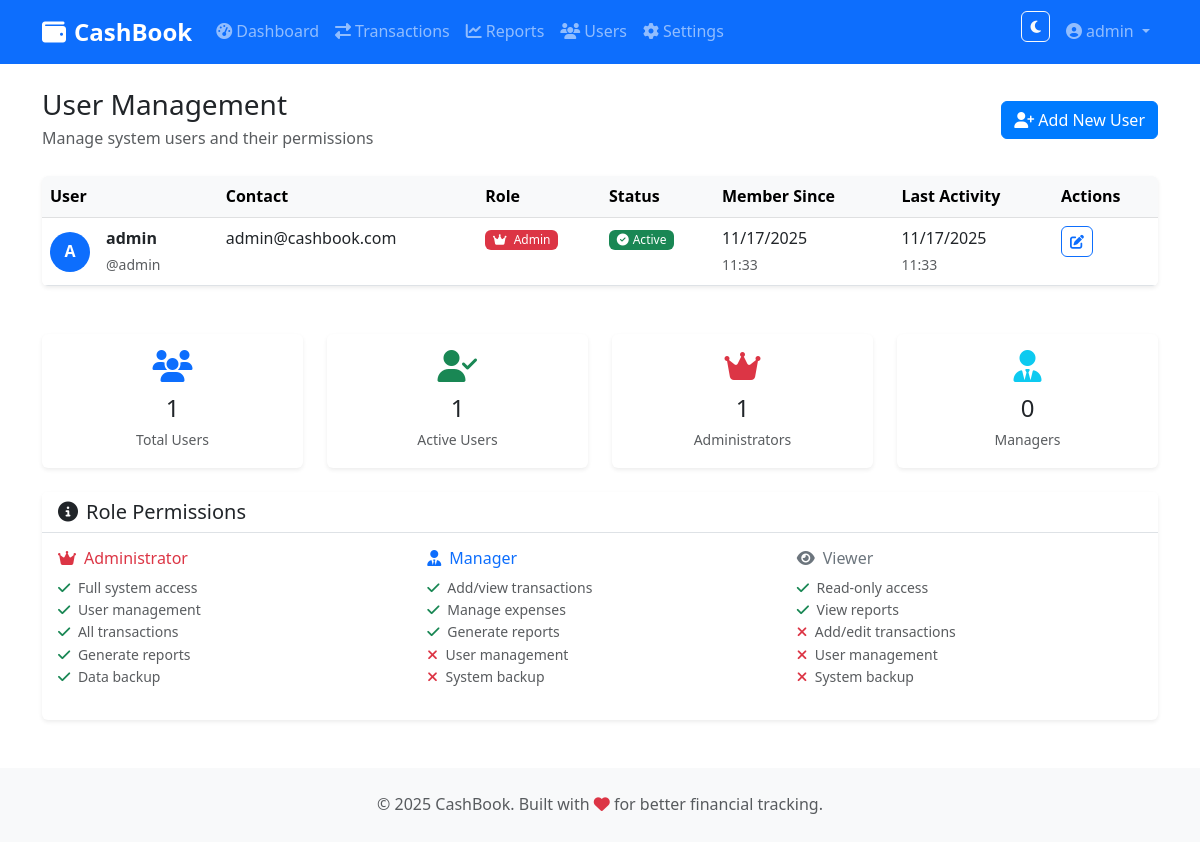
The app's page /users (signed in) with its own data.
### app/models.py (models this page shows)
class User(UserMixin, db.Model):
    __tablename__ = 'users'
    id = db.Column(db.Integer, primary_key=True)
    username = db.Column(db.String(80), unique=True, nullable=False)
    email = db.Column(db.String(120), unique=True, nullable=False)
    password_hash = db.Column(db.String(256), nullable=False)  # Hashed password, never store plain text
    first_name = db.Column(db.String(50))
    last_name = db.Column(db.String(50))
    phone = db.Column(db.String(20))
    _is_active = db.Column('is_active', db.Boolean, default=True)
    created_at = db.Column(db.DateTime, default=datetime.utcnow)
    updated_at = db.Column(db.DateTime, default=datetime.utcnow, onupdate=datetime.utcnow)
    role_id = db.Column(db.Integer, db.ForeignKey('roles.id'), nullable=False)
    transactions = db.relationship('Transaction', backref='user', lazy=True, cascade='all, delete-orphan')
    spending_limits = db.relationship('SpendingLimit', backref='user', lazy=True, cascade='all, delete-orphan')
    @property
    def is_active(self):
        return self._is_active
    @is_active.setter
    def is_active(self, value):
        self._is_active = value
    def get_full_name(self):
        if self.first_name and self.last_name:
            return f"{self.first_name} {self.last_name}"
        return self.username
    def has_permission(self, permission):
        role_permissions = {
            'Admin': ['create', 'read', 'update', 'delete', 'manage_users', 'reports', 'backup'],
            'Manager': ['create', 'read', 'update', 'delete', 'reports'],
            'Viewer': ['read', 'reports']
        }
        return permission in role_permissions.get(self.role.name, [])

class Role(db.Model):
    __tablename__ = 'roles'
    id = db.Column(db.Integer, primary_key=True)  # Primary key
    name = db.Column(db.String(50), unique=True, nullable=False)  # Role name
    description = db.Column(db.Text)  # Role description
    created_at = db.Column(db.DateTime, default=datetime.utcnow)  # Timestamp
    users = db.relationship('User', backref='role', lazy=True)

### app/routes.py (the view)
@main.route('/users')
@login_required
def users():
    if not current_user.has_permission('manage_users'):
        abort(403)
    users = User.query.order_by(User.username).all()
    return render_template('users.html', users=users)

### app/__init__.py (called while the page is built)
@login_manager.user_loader
def load_user(user_id):
    from app.models import User
    return User.query.get(int(user_id))

### app/routes.py (called while the page is built)
@main.context_processor
def utility_processor():
    return dict(
        format_currency=format_currency,
        len=len,
        str=str,
        int=int,
        enumerate=enumerate
    )

### app/templates/users.html (shortened to what this page needs)
{% extends "base.html" %}
{% block content %}
<div class="d-flex justify-content-between align-items-center mb-4">
    <div>
        <h1 class="h3 mb-1">User Management</h1>
        <p class="text-muted mb-0">Manage system users and their permissions</p>
    </div>
    <a href="{{ url_for('main.register') }}" class="btn btn-primary">
        <i class="fas fa-user-plus me-1"></i>Add New User
    </a>
</div>
<div class="card border-0 shadow-sm">
    <div class="card-body p-0">
        {% if users %}
        <div class="table-responsive">
            <table class="table table-hover mb-0">
                <thead class="table-light">
                    <tr>
                        <th>User</th>
                        <th>Contact</th>
                        <th>Role</th>
                        <th>Status</th>
                        <th>Member Since</th>
                        <th>Last Activity</th>
                        <th>Actions</th>
                    </tr>
                </thead>
                <tbody>
                    {% for user in users %}
                    <tr class="{{ 'table-secondary' if not user.is_active else '' }}">
                        <td>
                            <div class="d-flex align-items-center">
                                <div class="bg-primary rounded-circle d-flex align-items-center justify-content-center me-3"
                                     style="width: 40px; height: 40px;">
                                    <span class="text-white fw-bold">
                                        {{ user.get_full_name()[:1].upper() }}
                                    </span>
                                </div>
                                <div>
                                    <div class="fw-bold">{{ user.get_full_name() }}</div>
                                    <small class="text-muted">@{{ user.username }}</small>
                                </div>
                            </div>
                        </td>
                        <td>
                            <div>{{ user.email }}</div>
                        </td>
                        <td>
                            <span class="badge bg-{{ 'danger' if user.role.name == 'Admin' else 'primary' if user.role.name == 'Manager' else 'secondary' }}">
                                <i class="fas fa-{{ 'crown' if user.role.name == 'Admin' else 'user-tie' if user.role.name == 'Manager' else 'eye' }} me-1"></i>
                                {{ user.role.name }}
                            </span>
                        </td>
                        <td>
                            {% if user.is_active %}
                                <span class="badge bg-success">
                                    <i class="fas fa-check-circle me-1"></i>Active
                                </span>
                            {% else %}
                                <span class="badge bg-secondary">
                                    <i class="fas fa-ban me-1"></i>Inactive
                                </span>
                            {% endif %}
                        </td>
                        <td>
                            <div>{{ user.created_at.strftime('%m/%d/%Y') }}</div>
                            <small class="text-muted">{{ user.created_at.strftime('%H:%M') }}</small>
                        </td>
                        <td>
                            <div>{{ user.updated_at.strftime('%m/%d/%Y') }}</div>
                            <small class="text-muted">{{ user.updated_at.strftime('%H:%M') }}</small>
                        </td>
                        <td>
                            <div class="btn-group btn-group-sm">
                                <a href="{{ url_for('edit_user', id=user.id) }}"
                                   class="btn btn-outline-primary" title="Edit User">
                                    <i class="fas fa-edit"></i>
                                </a>
                            </div>
                        </td>
                    </tr>
                    {% endfor %}
                </tbody>
            </table>
        </div>
        {% endif %}
    </div>
</div>
{% if users %}
<div class="row g-4 mt-4">
    <div class="col-md-3">
        <div class="card border-0 shadow-sm text-center">
            <div class="card-body">
                <div class="text-primary mb-2">
                    <i class="fas fa-users fa-2x"></i>
                </div>
                <h4 class="mb-1">{{ users|length }}</h4>
                <small class="text-muted">Total Users</small>
            </div>
        </div>
    </div>
    <div class="col-md-3">
        <div class="card border-0 shadow-sm text-center">
            <div class="card-body">
                <div class="text-success mb-2">
                    <i class="fas fa-user-check fa-2x"></i>
                </div>
                <h4 class="mb-1">{{ users|selectattr('is_active')|list|length }}</h4>
                <small class="text-muted">Active Users</small>
            </div>
        </div>
    </div>
    <div class="col-md-3">
        <div class="card border-0 shadow-sm text-center">
            <div class="card-body">
                <div class="text-danger mb-2">
                    <i class="fas fa-crown fa-2x"></i>
                </div>
                <h4 class="mb-1">{{ users|selectattr('role.name', 'equalto', 'Admin')|list|length }}</h4>
                <small class="text-muted">Administrators</small>
            </div>
        </div>
    </div>
    <div class="col-md-3">
        <div class="card border-0 shadow-sm text-center">
            <div class="card-body">
                <div class="text-info mb-2">
                    <i class="fas fa-user-tie fa-2x"></i>
                </div>
                <h4 class="mb-1">{{ users|selectattr('role.name', 'equalto', 'Manager')|list|length }}</h4>
                <small class="text-muted">Managers</small>
            </div>
        </div>
    </div>
</div>
{% endif %}
<div class="card border-0 shadow-sm mt-4">
    <div class="card-header bg-white border-bottom">
        <h5 class="mb-0">
            <i class="fas fa-info-circle me-2"></i>Role Permissions
        </h5>
    </div>
    <div class="card-body">
        <div class="row">
            <div class="col-md-4">
                <h6 class="text-danger">
                    <i class="fas fa-crown me-2"></i>Administrator
                </h6>
                <ul class="list-unstyled text-muted small">
                    <li><i class="fas fa-check text-success me-1"></i> Full system access</li>
                    <li><i class="fas fa-check text-success me-1"></i> User management</li>
                    <li><i class="fas fa-check text-success me-1"></i> All transactions</li>
                    <li><i class="fas fa-check text-success me-1"></i> Generate reports</li>
                    <li><i class="fas fa-check text-success me-1"></i> Data backup</li>
                </ul>
            </div>
            <div class="col-md-4">
                <h6 class="text-primary">
                    <i class="fas fa-user-tie me-2"></i>Manager
                </h6>
                <ul class="list-unstyled text-muted small">
                    <li><i class="fas fa-check text-success me-1"></i> Add/view transactions</li>
                    <li><i class="fas fa-check text-success me-1"></i> Manage expenses</li>
                    <li><i class="fas fa-check text-success me-1"></i> Generate reports</li>
                    <li><i class="fas fa-times text-danger me-1"></i> User management</li>
                    <li><i class="fas fa-times text-danger me-1"></i> System backup</li>
                </ul>
            </div>
            <div class="col-md-4">
                <h6 class="text-secondary">
                    <i class="fas fa-eye me-2"></i>Viewer
                </h6>
                <ul class="list-unstyled text-muted small">
                    <li><i class="fas fa-check text-success me-1"></i> Read-only access</li>
                    <li><i class="fas fa-check text-success me-1"></i> View reports</li>
                    <li><i class="fas fa-times text-danger me-1"></i> Add/edit transactions</li>
                    <li><i class="fas fa-times text-danger me-1"></i> User management</li>
                    <li><i class="fas fa-times text-danger me-1"></i> System backup</li>
                </ul>
            </div>
        </div>
    </div>
</div>
{% endblock %}

### app/templates/base.html (shortened to what this page needs)
<!DOCTYPE html>
<html lang="en" data-bs-theme="light">
<head>
    <link href="https://cdn.jsdelivr.net/npm/bootstrap@5.3.0/dist/css/bootstrap.min.css" rel="stylesheet">
    <link href="https://cdnjs.cloudflare.com/ajax/libs/font-awesome/6.4.0/css/all.min.css" rel="stylesheet">
    <link href="{{ url_for('static', filename='css/style.css') }}" rel="stylesheet">
</head>
<body>
    <nav class="navbar navbar-expand-lg navbar-dark bg-primary sticky-top">
        <div class="container">
            <a class="navbar-brand fw-bold" href="{{ url_for('main.index') }}">
                <i class="fas fa-wallet me-2"></i>CashBook
            </a>
            <div class="collapse navbar-collapse" id="navbarNav">
                {% if current_user.is_authenticated %}
                <ul class="navbar-nav me-auto">
                    <li class="nav-item">
                        <a class="nav-link" href="{{ url_for('main.dashboard') }}">
                            <i class="fas fa-tachometer-alt me-1"></i>Dashboard
                        </a>
                    </li>
                    {% if current_user.has_permission('read') %}
                    <li class="nav-item">
                        <a class="nav-link" href="{{ url_for('main.transactions') }}">
                            <i class="fas fa-exchange-alt me-1"></i>Transactions
                        </a>
                    </li>
                    {% endif %}
                    {% if current_user.has_permission('reports') %}
                    <li class="nav-item">
                        <a class="nav-link" href="{{ url_for('main.reports') }}">
                            <i class="fas fa-chart-line me-1"></i>Reports
                        </a>
                    </li>
                    {% endif %}
                    {% if current_user.has_permission('manage_users') %}
                    <li class="nav-item">
                        <a class="nav-link" href="{{ url_for('main.users') }}">
                            <i class="fas fa-users me-1"></i>Users
                        </a>
                    </li>
                    {% endif %}
                    <li class="nav-item">
                        <a class="nav-link" href="{{ url_for('main.settings') }}">
                            <i class="fas fa-cog me-1"></i>Settings
                        </a>
                    </li>
                </ul>
                <ul class="navbar-nav">
                    <li class="nav-item">
                        <button class="btn btn-outline-light btn-sm me-2" id="theme-toggle" title="Toggle Dark Mode">
                            <i class="fas fa-moon"></i>
                        </button>
                    </li>
                    <li class="nav-item dropdown">
                        <a class="nav-link dropdown-toggle" href="#" role="button" data-bs-toggle="dropdown">
                            <i class="fas fa-user-circle me-1"></i>{{ current_user.get_full_name() }}
                        </a>
                    </li>
                </ul>
                {% endif %}
            </div>
        </div>
    </nav>
    <main class="container my-4">
        {% block content %}{% endblock %}
    </main>
    <footer class="bg-light py-4 mt-5">
        <div class="container text-center">
            <p class="mb-0 text-muted">
                &copy; 2025 CashBook. Built with <i class="fas fa-heart text-danger"></i> for better financial tracking.
            </p>
        </div>
    </footer>
</body>
</html>

### app/static/css/style.css (style rules this page uses)
:root { --primary-color: #007bff; --secondary-color: #6c757d; --success-color: #198754; --danger-color: #dc3545; --warning-color: #ffc107; --info-color: #0dcaf0; --light-color: #f8f9fa; --dark-color: #212529; --border-radius: 0.375rem; --box-shadow: 0 0.125rem 0.25rem rgba(0, 0, 0, 0.075); --box-shadow-lg: 0 0.5rem 1rem rgba(0, 0, 0, 0.15); }
body { font-family: 'Segoe UI', Tahoma, Geneva, Verdana, sans-serif; line-height: 1.6; }
.navbar-brand { font-weight: 700; font-size: 1.5rem; }
.navbar-nav .nav-link { font-weight: 500; transition: color 0.15s ease-in-out; }
.card { border: none; border-radius: var(--border-radius); box-shadow: var(--box-shadow); transition: box-shadow 0.15s ease-in-out; }
.card-header { border-bottom: 1px solid rgba(0, 0, 0, 0.125); background-color: transparent; }
.btn { border-radius: var(--border-radius); font-weight: 500; transition: all 0.15s ease-in-out; }
.btn-primary { background-color: var(--primary-color); border-color: var(--primary-color); }
.table { border-radius: var(--border-radius); overflow: hidden; }
.badge { font-weight: 500; border-radius: var(--border-radius); }

### records on screen
User: get_full_name "admin", get_full_name "A", username "admin", email "admin@cashbook.com", role.name "Admin", is_active True (drawn), created_at "11/17/2025", created_at "11:33", updated_at "11/17/2025", updated_at "11:33"

### other values on screen
{{ users|length }} "1"
{{ users|selectattr('is_active')|list|length }} "1"
{{ users|selectattr('role.name', 'equalto', 'Admin')|list|length }} "1"
{{ users|selectattr('role.name', 'equalto', 'Manager')|list|length }} "0"
